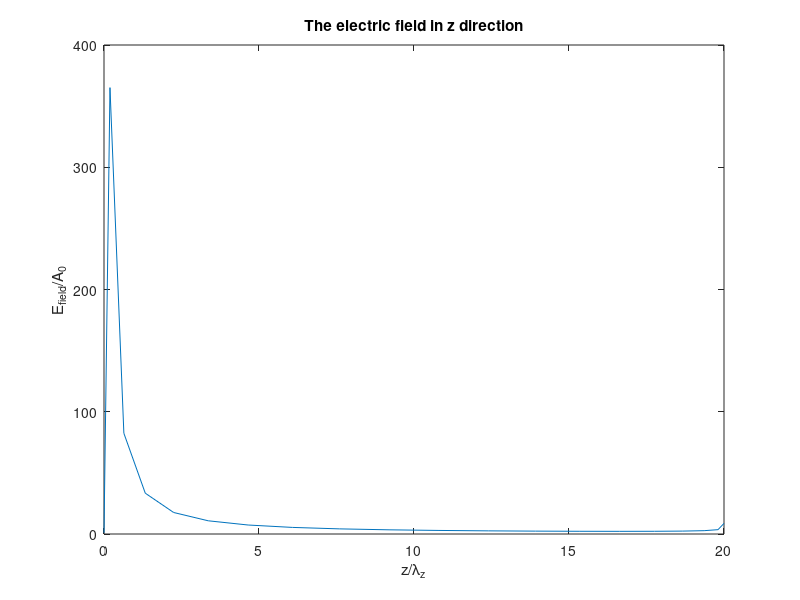

MATLAB code to generate this figure:
% this routine is generated to visualize 2D solution
 clear all
 format long
SimData1=importdata('E_tot.dat');
x=SimData1(:,1);
E_field=SimData1(:,2);

figure(1)

plot(x,E_field)
title('The electric field in z direction')
xlabel('z/\lambda_z')
ylabel('E_{field}/A_0')


